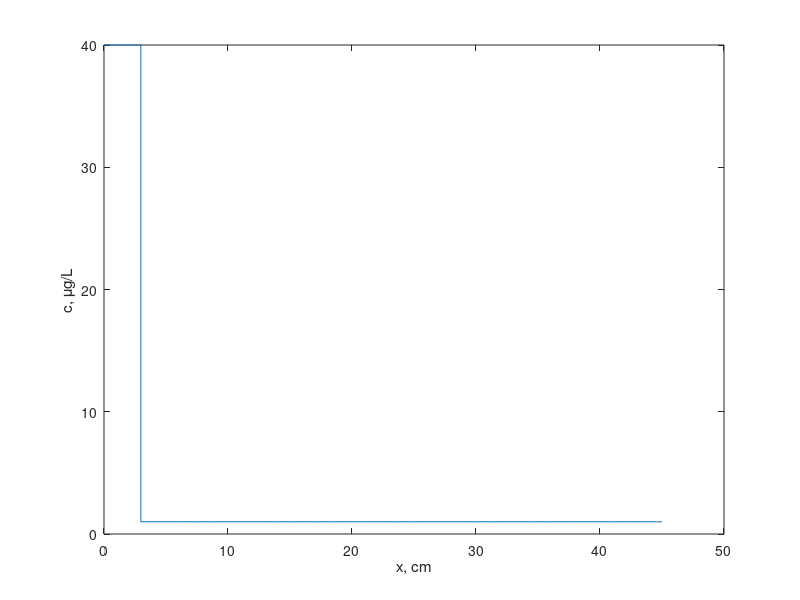

This chart was generated by the following MATLAB code:
% plot_Cd_shock.m
% Author: Peter Carlson
% Date: 4/20/2015
% Analytic solution to the Reimann problem of Cd
% Problem 1.3



Length = 45 ; %cm
r = 2.5 ; %cm
Q = 10/60; %ml/s
cmax = 9.5; %ug/g
Kcd = 32; %cm^3/ug
c_r = 1/1000; %ug/cm^3
c_l = 40/1000; %ug/cm^3
phi = 0.4; %loamy sand.
v = Q/(pi*r^2);
rho_s = 2.65; %g/cm3


t = 50*3600;

Kd = (1-phi)/phi*cmax*Kcd;
c_s_r = cmax*Kcd*c_r/(1+Kcd*c_r);
c_s_l = cmax*Kcd*c_l/(1+Kcd*c_l);
dcsdc = (c_s_r-c_s_l)/(c_r-c_l);
R = 1 + (1-phi)/phi*rho_s*dcsdc;
v_c = v/R;
x_shock = (v_c * t);


c = linspace(c_l,c_r);


t_constant = 45/v_c/3600/24 %days

figure
plot([linspace(0,x_shock) linspace(x_shock,Length)],...
    [c_l*ones(1,100)*1000 c_r*ones(1,100)*1000])
xlabel('x, cm')
ylabel('c, \mug/L')

